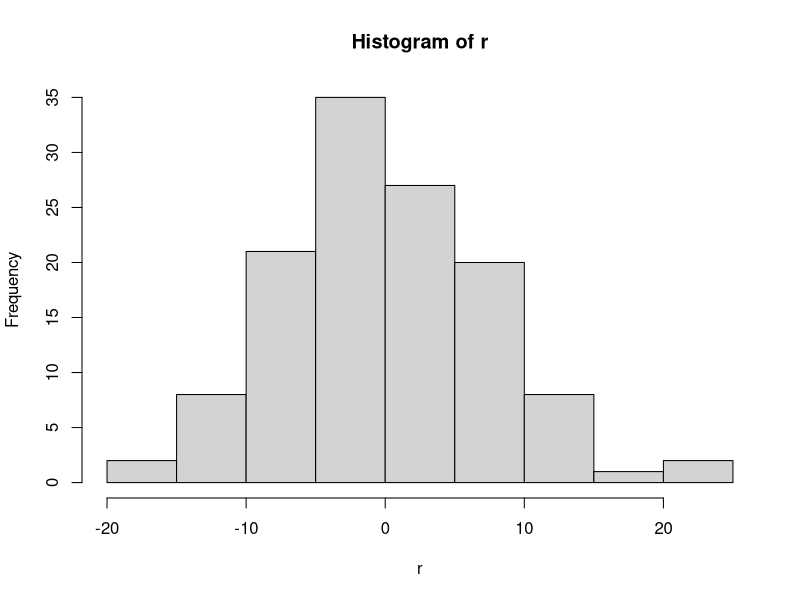

Source code (R):
## ---- chunk 1
y <- read.table(file="ann_arbor_weather.csv",header=1)
arma2018 <- arima(y$Low[y$Year<=2018], order=c(1,0,1))
arma2018
arma2020 <- arima(y$Low[y$Year<=2020], order=c(1,0,1))
arma2020
## ---- chunk 2
y <- read.table(file="ann_arbor_weather.csv",header=1)
r <-  arima(y$Low, order=c(1,0,1))$resid
shapiro.test(r)
## ---- chunk 3
hist(r)
